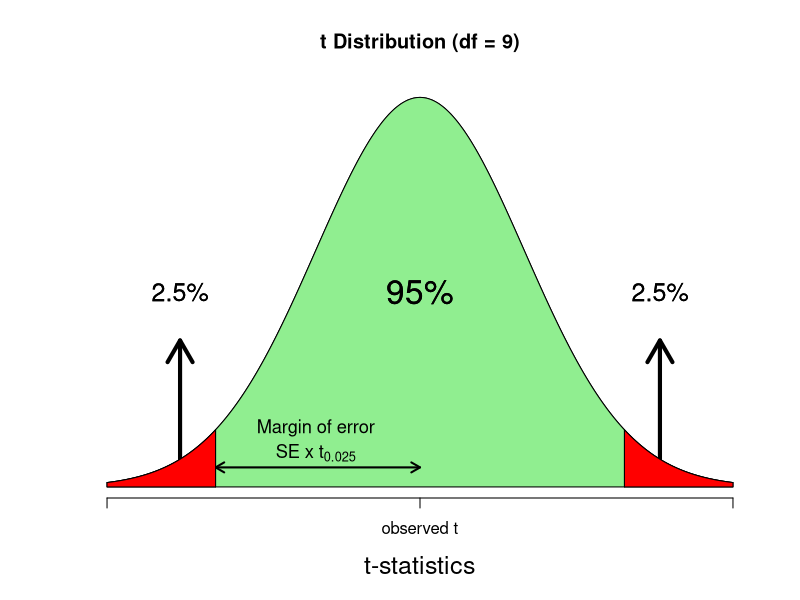

Write the R code that produced this figure.
## ---- chunk 1
n <- 10
correlation <- 0.3
t.r <- ( correlation*sqrt(n-2) ) / sqrt(1-correlation^2)
t.r
## ---- chunk 2
n <- 30
correlation <- 0.3
t.r <- ( correlation*sqrt(n-2) ) / sqrt(1-correlation^2)
t.r
## ---- chunk 3
ll <- -1.96
uu <- 1.96
n <- 10
ss <- 1
mm <- 0
curve(dnorm(x, mm, ss), from = -3, to = 3, axes = FALSE, xlab = "t-statistics", ylab = "",
      main = "t Distribution (df = 9)", cex.lab = 1.5)
axis(1, at = c(-3,0, 3), labels = c(NA, expression("observed t"), NA))
sq <- seq(ll, uu, length.out = 1e3)
polygon(c(ll, sq, uu, sq), c(0, dnorm(sq, 0, 1), 0, rep(0, 1e3)), col = "lightgreen")
sq <- seq(-3, ll, length.out = 1e3)
polygon(c(-3, sq, ll, sq), c(0, dnorm(sq, 0, 1), 0, rep(0, 1e3)), col = "red")
sq <- seq(uu, 3, length.out = 1e3)
polygon(c(uu, sq, 3, sq), c(0, dnorm(sq, 0, 1), 0, rep(0, 1e3)), col = "red")
text(0, y = 0.2, "95%", cex = 2)
text(-2.3, y = 0.2, "2.5%", cex = 1.5)
text(2.3, y = 0.2, "2.5%", cex = 1.5)
arrows(-2.3, 0.01, -2.3, 0.15, lwd = 4)
arrows(2.3, 0.01, 2.3, 0.15, lwd = 4)
arrows(-1.96, 0.02, 0, 0.02, lwd = 2, lty = 1, code = 3, length = 0.1)
text(-1, 0.06, "Margin of error", cex = 1.1)
text(-1, 0.035, expression(SE ~ "x" ~ t[0.025]), cex = 1.1)
sq <- seq(-3, ll, length.out = 1e3)
polygon(c(-3, sq, ll, sq), c(0, dnorm(sq, 0, 1), 0, rep(0, 1e3)), col = "red")
sq <- seq(uu, 3, length.out = 1e3)
polygon(c(uu, sq, 3, sq), c(0, dnorm(sq, 0, 1), 0, rep(0, 1e3)), col = "red")
text(0, y = 0.2, "95%", cex = 2)
text(-2.3, y = 0.2, "2.5%", cex = 1.5)
text(2.3, y = 0.2, "2.5%", cex = 1.5)
## ---- chunk 4

